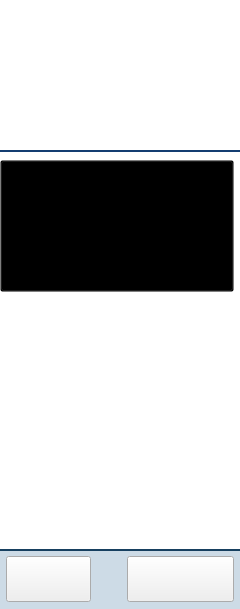
<?xml version="1.0" encoding="UTF-8"?>
<ui version="4.0">
 <class>ScreenplayPreloadClass</class>
 <widget class="QWidget" name="ScreenplayPreloadClass">
  <property name="geometry">
   <rect>
    <x>0</x>
    <y>0</y>
    <width>240</width>
    <height>609</height>
   </rect>
  </property>
  <property name="windowTitle">
   <string>Form</string>
  </property>
  <property name="styleSheet">
   <string notr="true">QWidget#ScreenplayPreloadClass
{
	background-color: #ffffff;
}


QScrollArea{
	background-color:transparent;
}

QScrollArea QWidget{
	background-color:transparent;
}

QWidget#line {
	background-color: rgb(20, 61, 113);
}


QScrollBar:vertical {
     border: 0;
     background: #cddbe6;
     width: 5px;
 }
 QScrollBar::handle:vertical {
     background: #06447f;
     min-height: 20px;
 }



/*--------------------------------------------
	Component Preload 
---------------------------------------------*/

QPushButton#__pickSkybox{
	border: 0;
}

QPushButton#__fastAdd{
	border-image: url(:/pluginScreenplay/button/img/add_preload.png);
}

/*-----------------------------------------------
* 工具栏
-----------------------------------------------*/
QWidget#toolbar{
	background-color: #cddbe6;
	border: solid;
	border-top-width: 2px;
	border-color: #174060;
}
QPushButton#__add{
	border-image: url(:/pluginScreenplay/button/img/Plus.png);
}
QPushButton#__add:pressed{
	border-image: url(:/pluginScreenplay/button/img/Plus_down.png);
}
QPushButton#__add:disabled{
	border-image: url(:/pluginScreenplay/button/img/Plus_down.png);
}
QPushButton#__delete{
    border-image: url(:/pluginScreenplay/button/img/Trash_normal.png);
}
QPushButton#__delete:pressed{
    border-image: url(:/pluginScreenplay/button/img/Trash_down.png);
}
</string>
  </property>
  <layout class="QVBoxLayout" name="verticalLayout">
   <property name="spacing">
    <number>8</number>
   </property>
   <property name="leftMargin">
    <number>0</number>
   </property>
   <property name="topMargin">
    <number>10</number>
   </property>
   <property name="rightMargin">
    <number>0</number>
   </property>
   <property name="bottomMargin">
    <number>0</number>
   </property>
   <item>
    <widget class="QPushButton" name="__pickSkybox">
     <property name="sizePolicy">
      <sizepolicy hsizetype="Minimum" vsizetype="Expanding">
       <horstretch>0</horstretch>
       <verstretch>0</verstretch>
      </sizepolicy>
     </property>
     <property name="minimumSize">
      <size>
       <width>234</width>
       <height>132</height>
      </size>
     </property>
     <property name="maximumSize">
      <size>
       <width>234</width>
       <height>132</height>
      </size>
     </property>
     <property name="text">
      <string/>
     </property>
     <property name="icon">
      <iconset resource="pluginScreenplay.qrc">
       <normaloff>:/pluginScreenplay/simple/img/default_skybox_card.png</normaloff>:/pluginScreenplay/simple/img/default_skybox_card.png</iconset>
     </property>
     <property name="iconSize">
      <size>
       <width>234</width>
       <height>132</height>
      </size>
     </property>
     <property name="autoRepeat">
      <bool>false</bool>
     </property>
    </widget>
   </item>
   <item>
    <widget class="QWidget" name="line" native="true">
     <property name="minimumSize">
      <size>
       <width>0</width>
       <height>2</height>
      </size>
     </property>
     <property name="maximumSize">
      <size>
       <width>16777215</width>
       <height>2</height>
      </size>
     </property>
    </widget>
   </item>
   <item>
    <widget class="QScrollArea" name="scrollArea_2">
     <property name="frameShape">
      <enum>QFrame::NoFrame</enum>
     </property>
     <property name="horizontalScrollBarPolicy">
      <enum>Qt::ScrollBarAlwaysOff</enum>
     </property>
     <property name="widgetResizable">
      <bool>true</bool>
     </property>
     <widget class="QWidget" name="scrollAreaWidgetContents_2">
      <property name="geometry">
       <rect>
        <x>0</x>
        <y>0</y>
        <width>243</width>
        <height>373</height>
       </rect>
      </property>
      <layout class="QVBoxLayout" name="verticalLayout_14">
       <property name="spacing">
        <number>0</number>
       </property>
       <property name="leftMargin">
        <number>0</number>
       </property>
       <property name="topMargin">
        <number>0</number>
       </property>
       <property name="bottomMargin">
        <number>0</number>
       </property>
       <item>
        <widget class="QWidget" name="__container" native="true">
         <layout class="QVBoxLayout" name="verticalLayout_11">
          <property name="leftMargin">
           <number>0</number>
          </property>
          <property name="topMargin">
           <number>0</number>
          </property>
          <property name="rightMargin">
           <number>0</number>
          </property>
          <property name="bottomMargin">
           <number>0</number>
          </property>
         </layout>
        </widget>
       </item>
       <item>
        <widget class="QPushButton" name="__fastAdd">
         <property name="sizePolicy">
          <sizepolicy hsizetype="Minimum" vsizetype="Expanding">
           <horstretch>0</horstretch>
           <verstretch>0</verstretch>
          </sizepolicy>
         </property>
         <property name="minimumSize">
          <size>
           <width>234</width>
           <height>132</height>
          </size>
         </property>
         <property name="maximumSize">
          <size>
           <width>234</width>
           <height>132</height>
          </size>
         </property>
         <property name="text">
          <string/>
         </property>
         <property name="autoRepeat">
          <bool>false</bool>
         </property>
        </widget>
       </item>
       <item>
        <spacer name="verticalSpacer_3">
         <property name="orientation">
          <enum>Qt::Vertical</enum>
         </property>
         <property name="sizeHint" stdset="0">
          <size>
           <width>20</width>
           <height>999999</height>
          </size>
         </property>
        </spacer>
       </item>
      </layout>
     </widget>
    </widget>
   </item>
   <item>
    <widget class="QWidget" name="toolbar" native="true">
     <property name="minimumSize">
      <size>
       <width>0</width>
       <height>60</height>
      </size>
     </property>
     <property name="maximumSize">
      <size>
       <width>16777215</width>
       <height>60</height>
      </size>
     </property>
     <layout class="QHBoxLayout" name="horizontalLayout_8">
      <property name="spacing">
       <number>2</number>
      </property>
      <property name="leftMargin">
       <number>6</number>
      </property>
      <property name="topMargin">
       <number>2</number>
      </property>
      <property name="rightMargin">
       <number>6</number>
      </property>
      <property name="bottomMargin">
       <number>2</number>
      </property>
      <item>
       <widget class="QPushButton" name="__add">
        <property name="enabled">
         <bool>true</bool>
        </property>
        <property name="minimumSize">
         <size>
          <width>85</width>
          <height>46</height>
         </size>
        </property>
        <property name="maximumSize">
         <size>
          <width>85</width>
          <height>46</height>
         </size>
        </property>
        <property name="text">
         <string/>
        </property>
       </widget>
      </item>
      <item>
       <spacer name="horizontalSpacer_4">
        <property name="orientation">
         <enum>Qt::Horizontal</enum>
        </property>
        <property name="sizeHint" stdset="0">
         <size>
          <width>163</width>
          <height>20</height>
         </size>
        </property>
       </spacer>
      </item>
      <item>
       <widget class="QPushButton" name="__delete">
        <property name="minimumSize">
         <size>
          <width>107</width>
          <height>46</height>
         </size>
        </property>
        <property name="maximumSize">
         <size>
          <width>107</width>
          <height>46</height>
         </size>
        </property>
        <property name="text">
         <string/>
        </property>
       </widget>
      </item>
     </layout>
    </widget>
   </item>
  </layout>
 </widget>
 <resources>
  <include location="pluginScreenplay.qrc"/>
 </resources>
 <connections/>
</ui>
